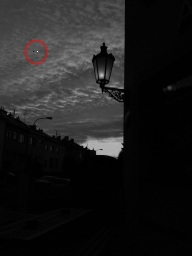
%> input picture assignments/Assignment-2/code/hist_in1.tif, 192 x 256 px
$ octave histogram_equialization.m   (GNU Octave 9; MATLAB toolbox functions it lacks are replaced by stand-ins)
%> lines starting %> are read from the running program, lines starting %| are printed output that depends on the picture
clc
clear all
close all

im = imread("hist_in1.tif");
%> im is the input picture: size 256x192x3 uint8; mean R, G, B 28.8, 28.5, 28.5
if size(im, 3) == 3
    im = rgb2gray(im);
%> im: size 256x192 uint8
end

% Calculate the histogram of the grayscale image
histogramOfInputImage = zeros(256,1);
for i = 1:size(im, 1)
    for j = 1:size(im, 2)
        intensity = im(i, j) + 1;
        histogramOfInputImage(intensity) = histogramOfInputImage(intensity) + 1;
    end
end
%> after the loop, histogramOfInputImage = 256 values, max 11206 at index 2, min 0 at index 184, mean 192

% Calculate the PDF (Probability Density Function)
pdf = histogramOfInputImage / (size(im, 1) * size(im, 2));
%> pdf = 256 values, max 0.228 at index 2, min 0 at index 184, mean 0.00391

% Calculate the CDF (Cumulative Distribution Function) manually
cdf = zeros(256, 1);
cdf(1) = pdf(1);
for i = 2:256
    cdf(i) = cdf(i - 1) + pdf(i);
end
%> after the loop, cdf = 256 values from 0.0214 to 1

% Compute the new intensity values based on the CDF
new_intensity = floor(cdf / max(cdf) * 255);
%> new_intensity = 256 values from 5 to 255

% Create the equalized image using the new intensity values
equalized_image = zeros(size(im));
for i = 1:size(im, 1)
    for j = 1:size(im, 2)
        intensity = im(i, j) + 1;
        equalized_image(i, j) = new_intensity(intensity);
    end
end
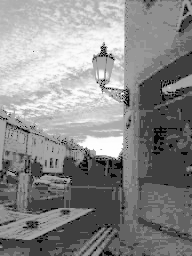
%> equalized_image: size 256x192 double; min 5, max 255, mean 138.7

% Calculate the histogram of the equalized image
histogramOfEqualizedImage = zeros(256,1);
for i = 1:size(equalized_image, 1)
    for j = 1:size(equalized_image, 2)
        intensity = equalized_image(i, j) + 1;
        histogramOfEqualizedImage(intensity) = histogramOfEqualizedImage(intensity) + 1;
    end
end
%> after the loop, histogramOfEqualizedImage = 256 values, max 11206 at index 64, min 0 at index 1, mean 192

% Display the original and equalized images
figure;

subplot(2, 2, 1);
imshow(im, []);
title('Original Image');

subplot(2, 2, 2);
imshow(equalized_image, []);
title('Equalized Image');

% Display the input image's histogram
subplot(2, 2, 3);
bar(histogramOfInputImage);
title('Input Image Histogram');

% Display the equalized histogram
subplot(2, 2, 4);
bar(histogramOfEqualizedImage);
title('Equalized Histogram');
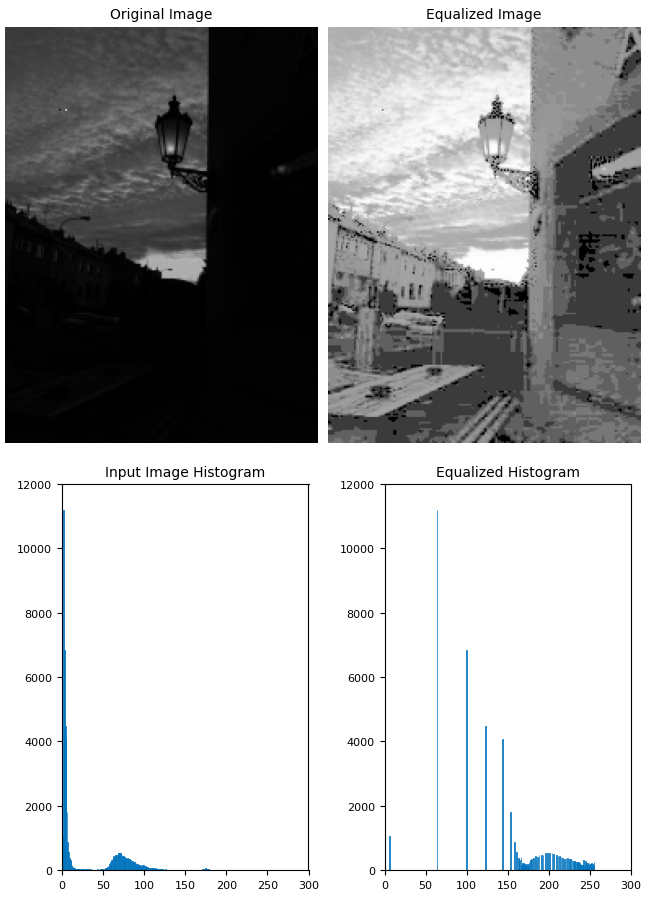
%> figure redrawn from the program's plot data, 4 panels

$ run again, with assignments/Assignment-2/code/histeq_in.tif copied over assignments/Assignment-2/code/hist_in1.tif
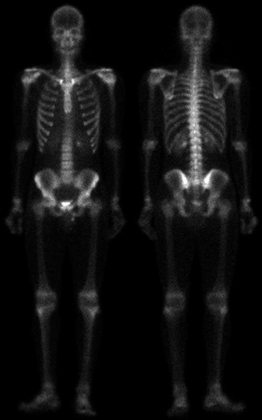
%> input picture assignments/Assignment-2/code/histeq_in.tif, 262 x 420 px, shrunk from 500 x 800 before the run
%> im is the input picture: size 420x262 uint8; min 0, max 255, mean 17.2
%> after the loop `for i = 1:size(im, 1)`: histogramOfInputImage = 256 values, max 45049 at index 1, min 0 at index 221, mean 429.8
%> pdf = 256 values, max 0.409 at index 1, min 0 at index 221, mean 0.00391
%> after the loop `for i = 2:256`: cdf = 256 values from 0.409 to 1
%> new_intensity = 256 values from 104 to 255
%> after the loop `for i = 1:size(im, 1)`:
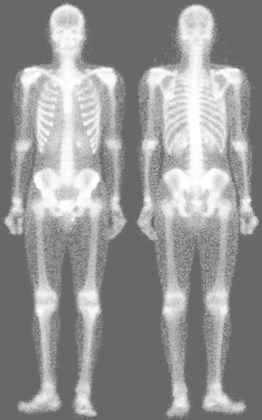
%> equalized_image: size 420x262 double; min 104, max 255, mean 149.4
%> after the loop `for i = 1:size(equalized_image, 1)`: histogramOfEqualizedImage = 256 values, max 45049 at index 105, min 0 at index 1, mean 429.8
%> `title('Equalized Histogram');`:
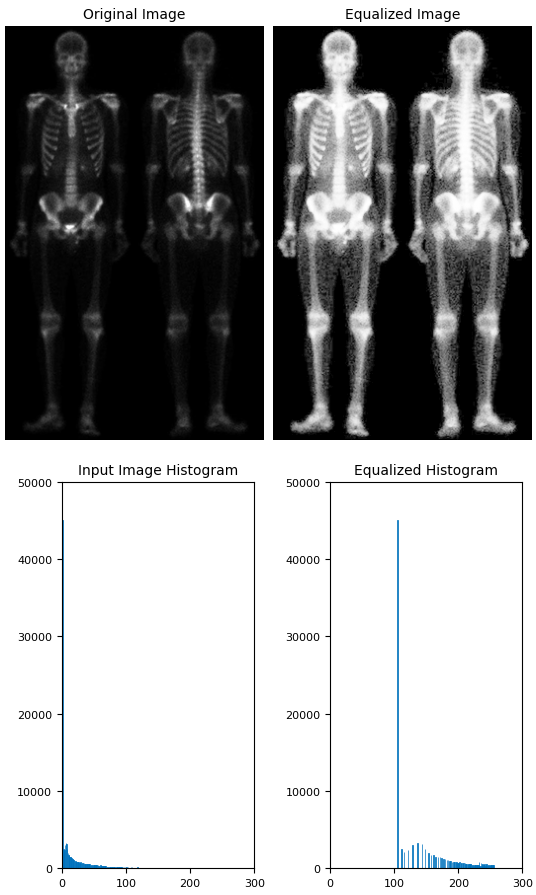
%> figure redrawn from the program's plot data, 4 panels
